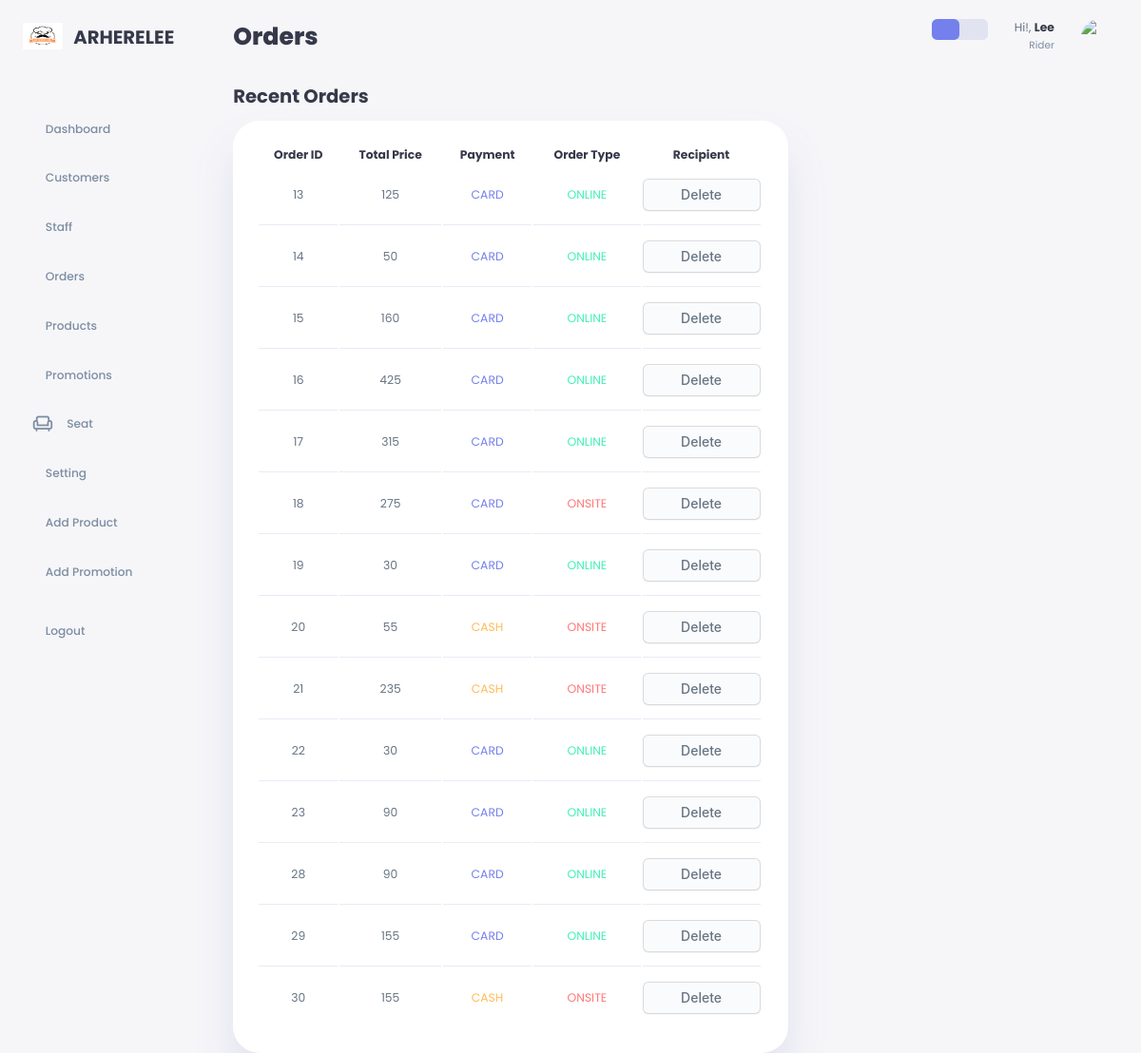
Page /admin/order.php (signed in) on the committed database.
### tables this page shows
CREATE TABLE `billing` (
  `order_id` int(11) NOT NULL,
  `total_price` int(11) DEFAULT NULL,
  `order_type_id` varchar(5) DEFAULT NULL,
  `payment_id` varchar(4) DEFAULT NULL,
  `staff_id` int(7) DEFAULT NULL,
  `user_id` int(11) NOT NULL
);

CREATE TABLE `payment_method` (
  `payment_id` varchar(4) NOT NULL,
  `payment_type` text NOT NULL
);

CREATE TABLE `order_type` (
  `order_type_id` varchar(5) NOT NULL,
  `order_type_name` text NOT NULL
);

CREATE TABLE `staff_info` (
  `staff_id` int(7) NOT NULL,
  `staff_firstname` varchar(20) NOT NULL,
  `staff_lastname` varchar(20) NOT NULL,
  `staff_tel` varchar(10) NOT NULL,
  `staff_DOB` date NOT NULL,
  `staff_email` varchar(30) NOT NULL,
  `staff_password` varchar(255) NOT NULL,
  `staff_gender` enum('M','F') NOT NULL,
  `vehicle_id` varchar(7) DEFAULT NULL,
  `position_id` varchar(5) NOT NULL
);

CREATE TABLE `staff_position` (
  `position_id` varchar(5) NOT NULL,
  `position_name` varchar(20) NOT NULL
);

### admin/order.php (the view, shortened to what this page needs)
<?php
    require_once '../config/db.php';
?>
<!DOCTYPE html>
<html lang="en">
<head>
    <link rel="stylesheet" href="../css/style.css">
    <link href="https://cdn.jsdelivr.net/npm/remixicon@3.2.0/fonts/remixicon.css" rel="stylesheet">
</head>
<body>
    <div class="container">
        <aside>
            <div class="top">
                <div class="logo">
                    <img src="../img/main-logo.png">
                    <h2>ARHERELEE</h2>
                </div>
            </div>
            <div class="sidebar">
                <a href="home.php">
                    <h3>Dashboard</h3>
                </a>
                <a href="customer.php">
                    <h3>Customers</h3>
                </a>
                <a href="staff.php">
                    <h3>Staff</h3>
                </a>
                <a href="order.php">
                    <h3>Orders</h3>
                </a>
                <a href="product.php">
                    <h3>Products</h3>
                </a>
                <a href="promotion.php">
                    <h3>Promotions</h3>
                </a>
                <a href="seat.php">
                    <span class="material-symbols-outlined">chair</span>
                    <h3>Seat</h3>
                </a>
                <a href="edit_staff.php?edit=<?php echo $_SESSION['staff_login']; ?>">
                    <h3>Setting</h3>
                </a>
                <a href="add_product.php">
                    <h3>Add Product</h3>
                </a>
                <a href="add_promotion.php">
                    <h3>Add Promotion</h3>
                </a>
                <a href="logout.php">
                    <h3>Logout</h3>
                </a>
            </div>
        </aside>
        <main>
            <h1>Orders</h1>
            <div class="recent-orders">
                <h2>Recent Orders</h2>
                <table>
                    <thead>
                        <tr>
                            <th>Order ID</th>
                            <th>Total Price</th>
                            <th>Payment</th>
                            <th>Order Type</th>
                            <th>Recipient</th>
                        </tr>
                    </thead>
                    <tbody>
                        <?php
                            $select = mysqli_query($conn, "SELECT * FROM billing b, payment_method pm, order_type ot WHERE b.payment_id = pm.payment_id AND b.order_type_id = ot.order_type_id");
                            while($row = mysqli_fetch_assoc($select)) {
                            ?>
                            <tr>
                                <td><?php echo $row['order_id']; ?></td>
                                <td><?php echo $row['total_price']; ?></td>
                                <?php
                                    if ($row['payment_type'] == 'CARD') {
                                        echo '<td class="primary">' . $row['payment_type'] . '</td>';
                                    } else {
                                        echo '<td class="warning">' . $row['payment_type'] . '</td>';
                                    }
                                ?>
                                <?php
                                    if ($row['order_type_name'] == 'ONLINE') {
                                        echo '<td class="success">' . $row['order_type_name'] . '</td>';
                                    } else {
                                        echo '<td class="danger">' . $row['order_type_name'] . '</td>';
                                    }
                                ?>
                                <td><a href="order.php?delete=<?php echo $row['order_id']; ?>" class="button-delete">Delete</a></td>
                            </tr>
                        <?php }; ?>
                    </tbody>
                </table>
            </div>
        </main>
        <div class="right">
            <div class="top">
                <div class="theme-toggler">
                    <i class="ri-sun-fill active"></i>
                    <i class="ri-moon-fill"></i>
                </div>
                <div class="profile">
                    <div class="info">
                    <?php
                    if(isset($_SESSION['staff_login'])){
                        $staff_id = $_SESSION['staff_login'];
                        $select = mysqli_query($conn, "SELECT * FROM staff_info si, staff_position sp WHERE staff_id = $staff_id AND si.position_id = sp.position_id");
                        $row = mysqli_fetch_assoc($select);
                    }
                    ?>
                    <p>Hi!, <b><?php echo $row['staff_firstname'] ?></b></p>
                    <small class="text-muted"><?php echo $row['position_name']?></small>
                    </div>
                    <div class="profile-photo">
                        <img src="../img/default-profile.jpg">
                    </div>
                </div>
            </div>
        </div>
    </div>
</body>
</html>

### css/style.css (style rules this page uses)
:root { --color-primary: #7480ec; --color-danger: #ff7777; --color-success: #41f1b6; --color-warning: #ffbb55; --color-white: #fff; --color-info-dark: #7d8da1; --color-info-light: #dce1eb; --color-dark: #363949; --color-light: rgba(132, 139, 200, 0.18); --color-primary-variant: #111e88; --color-dark-variant: #677483; --color-background: #f6f6f9; --card-border-radius: 2rem; --border-radius-1: 0.4rem; --border-radius-2: 0.8rem; --border-radius-3: 1.2rem; --card-padding: 1.8rem; --padding-1: 1.2rem; --box-shadow: 0 2rem 3rem var(--color-light); }
* { margin: 0; padding: 0; outline: 0; appearance: none; border: 0; text-decoration: none; list-style: none; block-size: border-box; }
html { font-size: 14px; }
body { width: 100vw; height: 100vh; font-family: 'Poppins', sans-serif; font-size: 0.88rem; background: var(--color-background); user-select: none; overflow-x: hidden; color: var(--color-dark); }
.container { display: grid; width: 96%; margin: 0 auto; gap: 1.8rem; grid-template-columns: 14rem auto 23rem; }
a { color: var(--color-dark); }
img { display: block; width: 100%; }
h1 { font-weight: 800; font-size: 1.8rem; }
h2 { font-size: 1.4rem; }
h3 { font-size: 0.87rem; }
small { font-size: 0.75rem; }
.profile-photo { width: 2.8rem; height: 2.8rem; border-radius: 50%; overflow: hidden; }
.text-muted { color: var(--color-info-dark); }
p { color: var(--color-dark-variant); }
b { color: var(--color-dark); }
.primary { color: var(--color-primary) }
.danger { color: var(--color-danger) }
.success { color: var(--color-success) }
.warning { color: var(--color-warning) }
aside { height: 100vh; }
aside .top { display: flex; align-items: center; justify-content: space-between; margin-top: 1.7rem; }
aside .logo { display: flex; gap: 0.8rem; }
aside .logo img { width: 3rem; height: 2rem; }
aside .sidebar { display: flex; flex-direction: column; height: 76vh; position: relative; top: 4rem; }
aside h3 { font-weight: 500; }
aside .sidebar a { display: flex; color: var(--color-info-dark); margin-left: 0.7rem; gap: 1rem; align-items: center; position: relative; height: 3.7rem; transition: all 300ms ease; }
aside .sidebar a span { font-size: 1.6rem; transition: all 300ms ease; }
aside .sidebar a:last-child { position: absolute; bottom: 2rem; width: 100%; }
main { margin-top: 1.4rem; }
main .recent-orders h2 { margin-top: 2rem; margin-bottom: 0.8rem; }
main .recent-orders table { background: var(--color-white); width: 100%; border-radius: var(--card-border-radius); padding: var(--card-padding); text-align: center; box-shadow: var(--box-shadow); transition: all 300ms ease; }
main table tbody td { height: 2.8rem; border-bottom: 1px solid var(--color-light); color: var(--color-dark-variant); }
main table tbody tr:last-child td { border: none; }
main .recent-orders a { text-align: center; display: block; margin: 1rem auto; color: var(--color-dark-variant); }
.button-delete { appearance: none; background-color: #FAFBFC; border: 1px solid rgba(27, 31, 35, 0.15); border-radius: 6px; box-shadow: rgba(27, 31, 35, 0.04) 0 1px 0, rgba(255, 255, 255, 0.25) 0 1px 0 inset; box-sizing: border-box; color: #24292E; cursor: pointer; display: inline-block; font-family: -apple-system, system-ui, "Segoe UI", Helvetica, Arial, sans-serif, "Apple Color Emoji", "Segoe UI Emoji"; font-size: 14px; font-weight: 500; line-height: 20px; list-style: none; padding: 6px 16px; position: relative; transition: background-color 0.2s cubic-bezier(0.3, 0, 0.5, 1); user-select: none; -webkit-user-select: none; touch-action: manipulation; vertical-align: middle; white-space: nowrap; word-wrap: break-word; }
.button-delete:before { display: none; }
.right { margin-top: 1.4rem; }
.right .top { display: flex; justify-content: end; gap: 2rem; }
.right .theme-toggler { background: var(--color-light); display: flex; justify-content: space-between; align-content: center; height: 1.6rem; width: 4.2rem; cursor: pointer; border-radius: var(--border-radius-1); }
.right .theme-toggler i { font-size: 1.2rem; width: 50%; height: 100%; display: flex; align-items: center; justify-content: center; }
.right .theme-toggler i.active { color: white; background: var(--color-primary); border-radius: var(--border-radius-1); }
.right .top .profile { display: flex; gap: 2rem; text-align: right; }

### rows in the picture
billing: order_id "13", total_price "125", payment.payment_type "CARD", order_type.order_type_name "ONLINE"
billing: order_id "14", total_price "50", payment.payment_type "CARD", order_type.order_type_name "ONLINE"
billing: order_id "15", total_price "160", payment.payment_type "CARD", order_type.order_type_name "ONLINE"
billing: order_id "16", total_price "425", payment.payment_type "CARD", order_type.order_type_name "ONLINE"
billing: order_id "17", total_price "315", payment.payment_type "CARD", order_type.order_type_name "ONLINE"
billing: order_id "18", total_price "275", payment.payment_type "CARD", order_type.order_type_name "ONSITE"
billing: order_id "19", total_price "30", payment.payment_type "CARD", order_type.order_type_name "ONLINE"
billing: order_id "20", total_price "55", payment.payment_type "CASH", order_type.order_type_name "ONSITE"
billing: order_id "21", total_price "235", payment.payment_type "CASH", order_type.order_type_name "ONSITE"
billing: order_id "22", total_price "30", payment.payment_type "CARD", order_type.order_type_name "ONLINE"
billing: order_id "23", total_price "90", payment.payment_type "CARD", order_type.order_type_name "ONLINE"
billing: order_id "28", total_price "90", payment.payment_type "CARD", order_type.order_type_name "ONLINE"
billing: order_id "29", total_price "155", payment.payment_type "CARD", order_type.order_type_name "ONLINE"
billing: order_id "30", total_price "155", payment.payment_type "CASH", order_type.order_type_name "ONSITE"
staff_info: staff_firstname "Lee", position.position_name "Rider"
